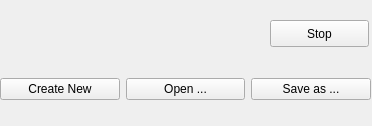
<?xml version="1.0" encoding="UTF-8"?>
<ui version="4.0">
 <class>Form</class>
 <widget class="QWidget" name="Form">
  <property name="geometry">
   <rect>
    <x>0</x>
    <y>0</y>
    <width>372</width>
    <height>126</height>
   </rect>
  </property>
  <property name="windowTitle">
   <string>Form</string>
  </property>
  <widget class="QPushButton" name="stopButton">
   <property name="geometry">
    <rect>
     <x>270</x>
     <y>20</y>
     <width>99</width>
     <height>27</height>
    </rect>
   </property>
   <property name="text">
    <string>Stop</string>
   </property>
  </widget>
  <widget class="QWidget" name="horizontalLayoutWidget">
   <property name="geometry">
    <rect>
     <x>0</x>
     <y>59</y>
     <width>371</width>
     <height>61</height>
    </rect>
   </property>
   <layout class="QHBoxLayout" name="horizontalLayout">
    <item>
     <widget class="QPushButton" name="createNewButton">
      <property name="text">
       <string>Create New</string>
      </property>
     </widget>
    </item>
    <item>
     <widget class="QPushButton" name="openButton">
      <property name="text">
       <string>Open ...</string>
      </property>
     </widget>
    </item>
    <item>
     <widget class="QPushButton" name="saveAsButton">
      <property name="text">
       <string>Save as ...</string>
      </property>
     </widget>
    </item>
   </layout>
  </widget>
  <widget class="QLabel" name="statusLabel">
   <property name="geometry">
    <rect>
     <x>7</x>
     <y>16</y>
     <width>251</width>
     <height>31</height>
    </rect>
   </property>
   <property name="text">
    <string/>
   </property>
  </widget>
 </widget>
 <resources/>
 <connections/>
</ui>
